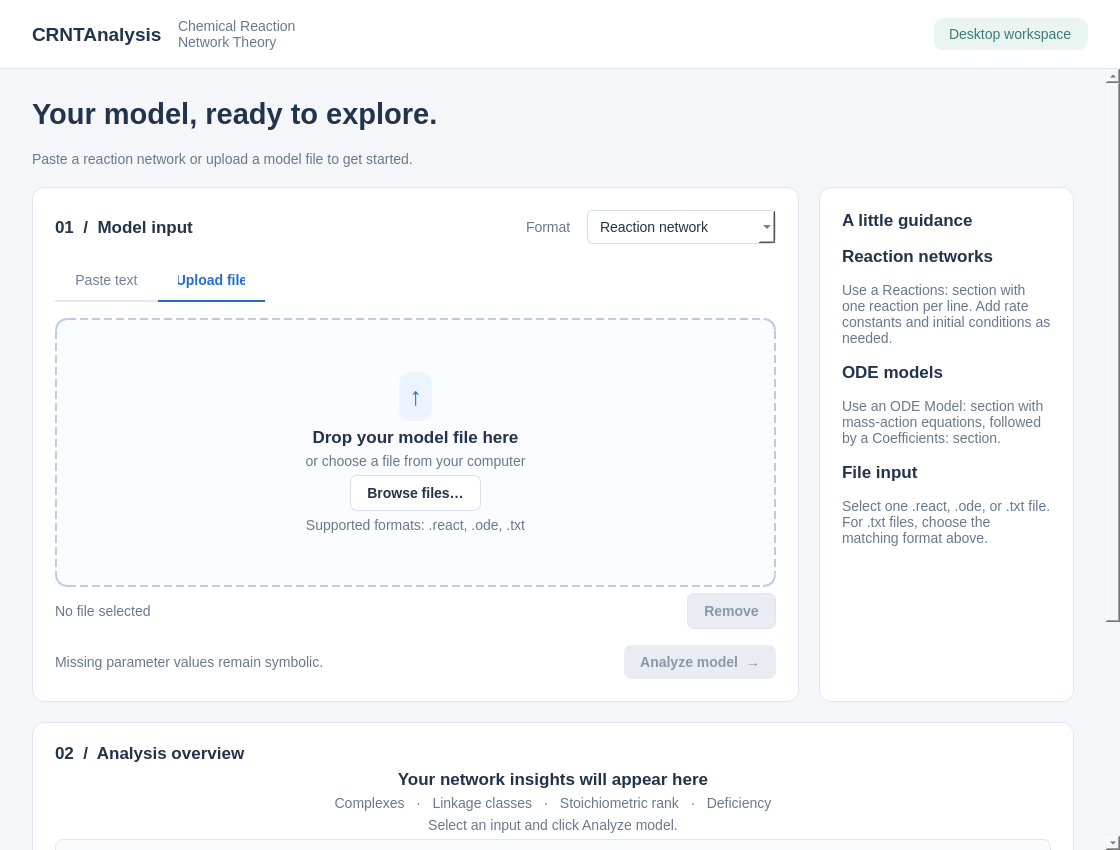
<?xml version="1.0" encoding="UTF-8"?>
<ui version="4.0">
 <class>MainWindow</class>
 <widget class="QMainWindow" name="MainWindow">
  <property name="geometry">
   <rect>
    <x>0</x>
    <y>0</y>
    <width>1120</width>
    <height>850</height>
   </rect>
  </property>
  <property name="minimumSize">
   <size>
    <width>780</width>
    <height>640</height>
   </size>
  </property>
  <property name="windowTitle">
   <string>CRNTAnalysis • Model workspace</string>
  </property>
  <property name="styleSheet">
   <string>
QWidget { font-family: 'Segoe UI', 'Helvetica Neue', sans-serif; font-size: 14px;
          color: #22334a; background: #f4f6fa; }
QFrame#header, QFrame#inputCard, QFrame#guideCard, QFrame#resultsCard { background: white; border: 1px solid #e0e6ef; border-radius: 12px; }
QFrame#header { border-radius: 0; border: none; border-bottom: 1px solid #e0e6ef; }
QWidget#textPage, QWidget#uploadPage { background: white; }
QLabel { background: transparent; }
QLabel#brandLabel { font-size: 19px; font-weight: 700; }
QLabel#titleLabel { font-size: 29px; font-weight: 700; }
QLabel#subtitle, QLabel#unusedMuted { color: #69788d; }
QLabel#unusedSection { font-size: 17px; font-weight: 600; }
QLabel#previewBadge { color: #397d74; background: #eaf5f1; border-radius: 10px; padding: 6px 12px; }
QLabel#uploadSymbol { color: #246dce; background: #edf4ff; border-radius: 12px; font-size: 25px; padding: 10px; }
QPushButton { background: white; border: 1px solid #d6deea; border-radius: 7px; padding: 9px 16px; font-weight: 600; }
QPushButton:hover { background: #edf4ff; border-color: #a6c4ef; }
QPushButton:pressed { background: #deebff; }
QPushButton#analyzeButton { background: #246dce; color: white; border: none; }
QPushButton#analyzeButton:disabled { background: #e9edf3; color: #8b97a7; }
QPushButton#analyzeButton:hover { background: #1b5ab0; }
QPushButton:disabled { background: #e9edf3; color: #8b97a7; border-color: #e1e6ee; }
QPushButton:focus, QComboBox:focus { border: 2px solid #246dce; }
QTabWidget::pane { background: white; border: none; }
QTabBar::tab { background: white; color: #718097; padding: 12px 20px; border-bottom: 2px solid #e5eaf1; }
QTabBar::tab:selected { color: #246dce; border-bottom: 2px solid #246dce; font-weight: 600; }
QPlainTextEdit { font-family: 'Menlo', 'Consolas', monospace; background: #fafbfd; border: 1px solid #dfe6f0; border-radius: 8px; padding: 12px; selection-background-color: #c6ddff; }
QPlainTextEdit:focus { border: 1px solid #246dce; }
QComboBox { background: white; border: 1px solid #d6deea; border-radius: 6px; padding: 7px 12px; min-width: 145px; }
QComboBox QAbstractItemView { background: white; selection-background-color: #deebff; }
QFrame#dropZone { background: #fafcff; border: 2px dashed #bccce2; border-radius: 12px; }
QFrame#dropZone[active="true"] { background: #edf4ff; border-color: #246dce; }
QScrollArea { border: none; }

QLabel[role="muted"] { color: #69788d; }
QLabel[role="section"] { font-size: 17px; font-weight: 600; }
QLabel#taglineLabel, QLabel#formatLabel, QLabel#editorHint, QLabel#characterCount, QLabel#dropHint, QLabel#supportedFormats, QLabel#fileLabel, QLabel#analysisHint, QLabel#reactionHelp, QLabel#odeHelp, QLabel#fileHelp, QLabel#resultsMetrics, QLabel#resultsHint, QLabel#statusLabel { color: #69788d; }
QLabel#inputHeading, QLabel#dropHeading, QLabel#guideHeading, QLabel#reactionHeading, QLabel#odeHeading, QLabel#fileHeading, QLabel#resultsHeading, QLabel#resultsEmptyTitle { font-size: 17px; font-weight: 600; }
QLabel#subtitleLabel { color: #69788d; }</string>
  </property>
  <widget class="QWidget" name="centralwidget">
   <layout class="QVBoxLayout" name="rootLayout">
    <property name="spacing">
     <number>0</number>
    </property>
    <property name="leftMargin">
     <number>0</number>
    </property>
    <property name="topMargin">
     <number>0</number>
    </property>
    <property name="rightMargin">
     <number>0</number>
    </property>
    <property name="bottomMargin">
     <number>0</number>
    </property>
    <item>
     <widget class="QFrame" name="header">
      <layout class="QHBoxLayout" name="headerLayout">
       <property name="spacing">
        <number>16</number>
       </property>
       <property name="leftMargin">
        <number>32</number>
       </property>
       <property name="topMargin">
        <number>18</number>
       </property>
       <property name="rightMargin">
        <number>32</number>
       </property>
       <property name="bottomMargin">
        <number>18</number>
       </property>
       <item>
        <widget class="QLabel" name="brandLabel">
         <property name="text">
          <string>CRNTAnalysis</string>
         </property>
         <property name="wordWrap">
          <bool>true</bool>
         </property>
        </widget>
       </item>
       <item>
        <widget class="QLabel" name="taglineLabel">
         <property name="text">
          <string>Chemical Reaction Network Theory</string>
         </property>
         <property name="wordWrap">
          <bool>true</bool>
         </property>
         <property name="role" stdset="0">
          <string>muted</string>
         </property>
        </widget>
       </item>
       <item>
        <spacer name="headerSpacer">
         <property name="orientation">
          <enum>Qt::Orientation::Horizontal</enum>
         </property>
         <property name="sizeHint" stdset="0">
          <size>
           <width>20</width>
           <height>20</height>
          </size>
         </property>
        </spacer>
       </item>
       <item>
        <widget class="QLabel" name="previewBadge">
         <property name="text">
          <string>Desktop workspace</string>
         </property>
         <property name="wordWrap">
          <bool>true</bool>
         </property>
        </widget>
       </item>
      </layout>
     </widget>
    </item>
    <item>
     <widget class="QScrollArea" name="workspaceScroll">
      <property name="widgetResizable">
       <bool>true</bool>
      </property>
      <widget class="QWidget" name="workspace">
       <property name="geometry">
        <rect>
         <x>0</x>
         <y>0</y>
         <width>1103</width>
         <height>921</height>
        </rect>
       </property>
       <layout class="QVBoxLayout" name="workspaceLayout">
        <property name="spacing">
         <number>20</number>
        </property>
        <property name="leftMargin">
         <number>32</number>
        </property>
        <property name="topMargin">
         <number>28</number>
        </property>
        <property name="rightMargin">
         <number>32</number>
        </property>
        <property name="bottomMargin">
         <number>24</number>
        </property>
        <item>
         <widget class="QLabel" name="titleLabel">
          <property name="text">
           <string>Your model, ready to explore.</string>
          </property>
          <property name="wordWrap">
           <bool>true</bool>
          </property>
         </widget>
        </item>
        <item>
         <widget class="QLabel" name="subtitleLabel">
          <property name="text">
           <string>Paste a reaction network or upload a model file to get started.</string>
          </property>
          <property name="wordWrap">
           <bool>true</bool>
          </property>
         </widget>
        </item>
        <item>
         <layout class="QHBoxLayout" name="columnsLayout" stretch="3,1">
          <property name="spacing">
           <number>20</number>
          </property>
          <item>
           <widget class="QFrame" name="inputCard">
            <layout class="QVBoxLayout" name="inputLayout">
             <property name="spacing">
              <number>16</number>
             </property>
             <property name="leftMargin">
              <number>22</number>
             </property>
             <property name="topMargin">
              <number>22</number>
             </property>
             <property name="rightMargin">
              <number>22</number>
             </property>
             <property name="bottomMargin">
              <number>22</number>
             </property>
             <item>
              <layout class="QHBoxLayout" name="formatLayout">
               <property name="spacing">
                <number>16</number>
               </property>
               <item>
                <widget class="QLabel" name="inputHeading">
                 <property name="text">
                  <string>01  /  Model input</string>
                 </property>
                 <property name="wordWrap">
                  <bool>true</bool>
                 </property>
                 <property name="role" stdset="0">
                  <string>section</string>
                 </property>
                </widget>
               </item>
               <item>
                <spacer name="formatSpacer">
                 <property name="orientation">
                  <enum>Qt::Orientation::Horizontal</enum>
                 </property>
                 <property name="sizeHint" stdset="0">
                  <size>
                   <width>20</width>
                   <height>20</height>
                  </size>
                 </property>
                </spacer>
               </item>
               <item>
                <widget class="QLabel" name="formatLabel">
                 <property name="text">
                  <string>Format</string>
                 </property>
                 <property name="wordWrap">
                  <bool>true</bool>
                 </property>
                 <property name="role" stdset="0">
                  <string>muted</string>
                 </property>
                </widget>
               </item>
               <item>
                <widget class="QComboBox" name="formatCombo">
                 <property name="accessibleName">
                  <string>Model input format</string>
                 </property>
                 <item>
                  <property name="text">
                   <string>Reaction network</string>
                  </property>
                 </item>
                 <item>
                  <property name="text">
                   <string>ODE model</string>
                  </property>
                 </item>
                </widget>
               </item>
              </layout>
             </item>
             <item>
              <widget class="QTabWidget" name="inputTabs">
               <property name="currentIndex">
                <number>1</number>
               </property>
               <widget class="QWidget" name="textPage">
                <attribute name="title">
                 <string>Paste text</string>
                </attribute>
                <layout class="QVBoxLayout" name="textLayout">
                 <property name="spacing">
                  <number>6</number>
                 </property>
                 <property name="leftMargin">
                  <number>0</number>
                 </property>
                 <property name="topMargin">
                  <number>16</number>
                 </property>
                 <property name="rightMargin">
                  <number>0</number>
                 </property>
                 <property name="bottomMargin">
                  <number>0</number>
                 </property>
                 <item>
                  <widget class="QLabel" name="editorHint">
                   <property name="text">
                    <string>Paste or write your model below.</string>
                   </property>
                   <property name="wordWrap">
                    <bool>true</bool>
                   </property>
                   <property name="role" stdset="0">
                    <string>muted</string>
                   </property>
                  </widget>
                 </item>
                 <item>
                  <widget class="QPlainTextEdit" name="modelEditor">
                   <property name="minimumSize">
                    <size>
                     <width>0</width>
                     <height>255</height>
                    </size>
                   </property>
                   <property name="accessibleName">
                    <string>Model text</string>
                   </property>
                   <property name="placeholderText">
                    <string>Reactions:
X k1-&gt; Y
Y k2-&gt; X

Rate Constants:
k1 = 0.5
k2 = 0.2

Initial Conditions:
X = 1.0
Y = 0.0
</string>
                   </property>
                  </widget>
                 </item>
                 <item>
                  <layout class="QHBoxLayout" name="editorFooterLayout">
                   <property name="spacing">
                    <number>6</number>
                   </property>
                   <item>
                    <widget class="QLabel" name="characterCount">
                     <property name="text">
                      <string>0 lines · 0 characters</string>
                     </property>
                     <property name="wordWrap">
                      <bool>false</bool>
                     </property>
                     <property name="role" stdset="0">
                      <string>muted</string>
                     </property>
                    </widget>
                   </item>
                   <item>
                    <spacer name="editorSpacer">
                     <property name="orientation">
                      <enum>Qt::Orientation::Horizontal</enum>
                     </property>
                     <property name="sizeHint" stdset="0">
                      <size>
                       <width>20</width>
                       <height>20</height>
                      </size>
                     </property>
                    </spacer>
                   </item>
                   <item>
                    <widget class="QPushButton" name="exampleButton">
                     <property name="text">
                      <string>Load example</string>
                     </property>
                    </widget>
                   </item>
                   <item>
                    <widget class="QPushButton" name="clearButton">
                     <property name="text">
                      <string>Clear</string>
                     </property>
                    </widget>
                   </item>
                  </layout>
                 </item>
                </layout>
               </widget>
               <widget class="QWidget" name="uploadPage">
                <attribute name="title">
                 <string>Upload file</string>
                </attribute>
                <layout class="QVBoxLayout" name="uploadLayout">
                 <property name="spacing">
                  <number>6</number>
                 </property>
                 <property name="leftMargin">
                  <number>0</number>
                 </property>
                 <property name="topMargin">
                  <number>16</number>
                 </property>
                 <property name="rightMargin">
                  <number>0</number>
                 </property>
                 <property name="bottomMargin">
                  <number>0</number>
                 </property>
                 <item>
                  <widget class="QFrame" name="dropZone">
                   <property name="minimumSize">
                    <size>
                     <width>0</width>
                     <height>260</height>
                    </size>
                   </property>
                   <property name="acceptDrops">
                    <bool>true</bool>
                   </property>
                   <layout class="QVBoxLayout" name="dropLayout">
                    <property name="spacing">
                     <number>6</number>
                    </property>
                    <property name="leftMargin">
                     <number>28</number>
                    </property>
                    <property name="topMargin">
                     <number>30</number>
                    </property>
                    <property name="rightMargin">
                     <number>28</number>
                    </property>
                    <property name="bottomMargin">
                     <number>30</number>
                    </property>
                    <item>
                     <spacer name="dropTopSpacer">
                      <property name="orientation">
                       <enum>Qt::Orientation::Vertical</enum>
                      </property>
                      <property name="sizeHint" stdset="0">
                       <size>
                        <width>20</width>
                        <height>20</height>
                       </size>
                      </property>
                     </spacer>
                    </item>
                    <item alignment="Qt::AlignmentFlag::AlignHCenter">
                     <widget class="QLabel" name="uploadSymbol">
                      <property name="text">
                       <string>↑</string>
                      </property>
                      <property name="alignment">
                       <set>Qt::AlignmentFlag::AlignCenter</set>
                      </property>
                      <property name="wordWrap">
                       <bool>true</bool>
                      </property>
                     </widget>
                    </item>
                    <item>
                     <widget class="QLabel" name="dropHeading">
                      <property name="text">
                       <string>Drop your model file here</string>
                      </property>
                      <property name="alignment">
                       <set>Qt::AlignmentFlag::AlignCenter</set>
                      </property>
                      <property name="wordWrap">
                       <bool>true</bool>
                      </property>
                      <property name="role" stdset="0">
                       <string>section</string>
                      </property>
                     </widget>
                    </item>
                    <item>
                     <widget class="QLabel" name="dropHint">
                      <property name="text">
                       <string>or choose a file from your computer</string>
                      </property>
                      <property name="alignment">
                       <set>Qt::AlignmentFlag::AlignCenter</set>
                      </property>
                      <property name="wordWrap">
                       <bool>true</bool>
                      </property>
                      <property name="role" stdset="0">
                       <string>muted</string>
                      </property>
                     </widget>
                    </item>
                    <item alignment="Qt::AlignmentFlag::AlignHCenter">
                     <widget class="QPushButton" name="browseButton">
                      <property name="text">
                       <string>Browse files…</string>
                      </property>
                     </widget>
                    </item>
                    <item>
                     <widget class="QLabel" name="supportedFormats">
                      <property name="text">
                       <string>Supported formats: .react, .ode, .txt</string>
                      </property>
                      <property name="alignment">
                       <set>Qt::AlignmentFlag::AlignCenter</set>
                      </property>
                      <property name="wordWrap">
                       <bool>true</bool>
                      </property>
                      <property name="role" stdset="0">
                       <string>muted</string>
                      </property>
                     </widget>
                    </item>
                    <item>
                     <spacer name="dropBottomSpacer">
                      <property name="orientation">
                       <enum>Qt::Orientation::Vertical</enum>
                      </property>
                      <property name="sizeHint" stdset="0">
                       <size>
                        <width>20</width>
                        <height>20</height>
                       </size>
                      </property>
                     </spacer>
                    </item>
                   </layout>
                  </widget>
                 </item>
                 <item>
                  <layout class="QHBoxLayout" name="fileLayout" stretch="1,0">
                   <property name="spacing">
                    <number>16</number>
                   </property>
                   <item>
                    <widget class="QLabel" name="fileLabel">
                     <property name="text">
                      <string>No file selected</string>
                     </property>
                     <property name="wordWrap">
                      <bool>true</bool>
                     </property>
                     <property name="role" stdset="0">
                      <string>muted</string>
                     </property>
                    </widget>
                   </item>
                   <item>
                    <widget class="QPushButton" name="removeButton">
                     <property name="enabled">
                      <bool>false</bool>
                     </property>
                     <property name="text">
                      <string>Remove</string>
                     </property>
                    </widget>
                   </item>
                  </layout>
                 </item>
                </layout>
               </widget>
              </widget>
             </item>
             <item>
              <layout class="QHBoxLayout" name="actionLayout" stretch="1,0">
               <property name="spacing">
                <number>16</number>
               </property>
               <item>
                <widget class="QLabel" name="analysisHint">
                 <property name="text">
                  <string>Missing parameter values remain symbolic.</string>
                 </property>
                 <property name="wordWrap">
                  <bool>true</bool>
                 </property>
                 <property name="role" stdset="0">
                  <string>muted</string>
                 </property>
                </widget>
               </item>
               <item>
                <widget class="QPushButton" name="analyzeButton">
                 <property name="enabled">
                  <bool>false</bool>
                 </property>
                 <property name="toolTip">
                  <string>Parse the selected input and calculate network and linkage-class deficiency.</string>
                 </property>
                 <property name="text">
                  <string>Analyze model  →</string>
                 </property>
                </widget>
               </item>
              </layout>
             </item>
            </layout>
           </widget>
          </item>
          <item>
           <widget class="QFrame" name="guideCard">
            <property name="maximumSize">
             <size>
              <width>270</width>
              <height>16777215</height>
             </size>
            </property>
            <layout class="QVBoxLayout" name="guideLayout">
             <property name="spacing">
              <number>16</number>
             </property>
             <property name="leftMargin">
              <number>22</number>
             </property>
             <property name="topMargin">
              <number>22</number>
             </property>
             <property name="rightMargin">
              <number>22</number>
             </property>
             <property name="bottomMargin">
              <number>22</number>
             </property>
             <item>
              <widget class="QLabel" name="guideHeading">
               <property name="text">
                <string>A little guidance</string>
               </property>
               <property name="wordWrap">
                <bool>true</bool>
               </property>
               <property name="role" stdset="0">
                <string>section</string>
               </property>
              </widget>
             </item>
             <item>
              <widget class="QLabel" name="reactionHeading">
               <property name="text">
                <string>Reaction networks</string>
               </property>
               <property name="wordWrap">
                <bool>true</bool>
               </property>
               <property name="role" stdset="0">
                <string>section</string>
               </property>
              </widget>
             </item>
             <item>
              <widget class="QLabel" name="reactionHelp">
               <property name="text">
                <string>Use a Reactions: section with one reaction per line. Add rate constants and initial conditions as needed.</string>
               </property>
               <property name="wordWrap">
                <bool>true</bool>
               </property>
               <property name="role" stdset="0">
                <string>muted</string>
               </property>
              </widget>
             </item>
             <item>
              <widget class="QLabel" name="odeHeading">
               <property name="text">
                <string>ODE models</string>
               </property>
               <property name="wordWrap">
                <bool>true</bool>
               </property>
               <property name="role" stdset="0">
                <string>section</string>
               </property>
              </widget>
             </item>
             <item>
              <widget class="QLabel" name="odeHelp">
               <property name="text">
                <string>Use an ODE Model: section with mass-action equations, followed by a Coefficients: section.</string>
               </property>
               <property name="wordWrap">
                <bool>true</bool>
               </property>
               <property name="role" stdset="0">
                <string>muted</string>
               </property>
              </widget>
             </item>
             <item>
              <widget class="QLabel" name="fileHeading">
               <property name="text">
                <string>File input</string>
               </property>
               <property name="wordWrap">
                <bool>true</bool>
               </property>
               <property name="role" stdset="0">
                <string>section</string>
               </property>
              </widget>
             </item>
             <item>
              <widget class="QLabel" name="fileHelp">
               <property name="text">
                <string>Select one .react, .ode, or .txt file. For .txt files, choose the matching format above.</string>
               </property>
               <property name="wordWrap">
                <bool>true</bool>
               </property>
               <property name="role" stdset="0">
                <string>muted</string>
               </property>
              </widget>
             </item>
             <item>
              <spacer name="guideSpacer">
               <property name="orientation">
                <enum>Qt::Orientation::Vertical</enum>
               </property>
               <property name="sizeHint" stdset="0">
                <size>
                 <width>20</width>
                 <height>20</height>
                </size>
               </property>
              </spacer>
             </item>
            </layout>
           </widget>
          </item>
         </layout>
        </item>
        <item>
         <widget class="QFrame" name="resultsCard">
          <layout class="QVBoxLayout" name="resultsLayout">
           <property name="spacing">
            <number>6</number>
           </property>
           <property name="leftMargin">
            <number>22</number>
           </property>
           <property name="topMargin">
            <number>20</number>
           </property>
           <property name="rightMargin">
            <number>22</number>
           </property>
           <property name="bottomMargin">
            <number>20</number>
           </property>
           <item>
            <widget class="QLabel" name="resultsHeading">
             <property name="text">
              <string>02  /  Analysis overview</string>
             </property>
             <property name="wordWrap">
              <bool>true</bool>
             </property>
             <property name="role" stdset="0">
              <string>section</string>
             </property>
            </widget>
           </item>
           <item>
            <widget class="QLabel" name="resultsEmptyTitle">
             <property name="text">
              <string>Your network insights will appear here</string>
             </property>
             <property name="alignment">
              <set>Qt::AlignmentFlag::AlignCenter</set>
             </property>
             <property name="wordWrap">
              <bool>true</bool>
             </property>
             <property name="role" stdset="0">
              <string>section</string>
             </property>
            </widget>
           </item>
           <item>
            <widget class="QLabel" name="resultsMetrics">
             <property name="text">
              <string>Complexes   ·   Linkage classes   ·   Stoichiometric rank   ·   Deficiency</string>
             </property>
             <property name="alignment">
              <set>Qt::AlignmentFlag::AlignCenter</set>
             </property>
             <property name="wordWrap">
              <bool>true</bool>
             </property>
             <property name="role" stdset="0">
              <string>muted</string>
             </property>
            </widget>
           </item>
           <item>
            <widget class="QLabel" name="resultsHint">
             <property name="text">
              <string>Select an input and click Analyze model.</string>
             </property>
             <property name="alignment">
              <set>Qt::AlignmentFlag::AlignCenter</set>
             </property>
             <property name="wordWrap">
              <bool>true</bool>
             </property>
             <property name="role" stdset="0">
              <string>muted</string>
             </property>
            </widget>
           </item>
           <item>
            <widget class="QPlainTextEdit" name="resultReport">
             <property name="readOnly">
              <bool>true</bool>
             </property>
             <property name="accessibleName">
              <string>Analysis report</string>
             </property>
             <property name="minimumSize">
              <size>
               <width>0</width>
               <height>220</height>
              </size>
             </property>
            </widget>
           </item>
          </layout>
         </widget>
        </item>
        <item>
         <widget class="QLabel" name="statusLabel">
          <property name="text">
           <string>Ready • Paste text or select a model file.</string>
          </property>
          <property name="wordWrap">
           <bool>true</bool>
          </property>
          <property name="role" stdset="0">
           <string>muted</string>
          </property>
         </widget>
        </item>
        <item>
         <spacer name="bodySpacer">
          <property name="orientation">
           <enum>Qt::Orientation::Vertical</enum>
          </property>
          <property name="sizeHint" stdset="0">
           <size>
            <width>20</width>
            <height>20</height>
           </size>
          </property>
         </spacer>
        </item>
       </layout>
      </widget>
     </widget>
    </item>
   </layout>
  </widget>
 </widget>
 <tabstops>
  <tabstop>formatCombo</tabstop>
  <tabstop>inputTabs</tabstop>
  <tabstop>modelEditor</tabstop>
  <tabstop>exampleButton</tabstop>
  <tabstop>clearButton</tabstop>
  <tabstop>browseButton</tabstop>
  <tabstop>removeButton</tabstop>
  <tabstop>analyzeButton</tabstop>
 </tabstops>
 <resources />
 <connections>
  <connection>
   <sender>clearButton</sender>
   <signal>clicked()</signal>
   <receiver>modelEditor</receiver>
   <slot>clear()</slot>
   <hints>
    <hint type="sourcelabel">
     <x>20</x>
     <y>20</y>
    </hint>
    <hint type="destinationlabel">
     <x>20</x>
     <y>20</y>
    </hint>
   </hints>
  </connection>
 </connections>
</ui>
